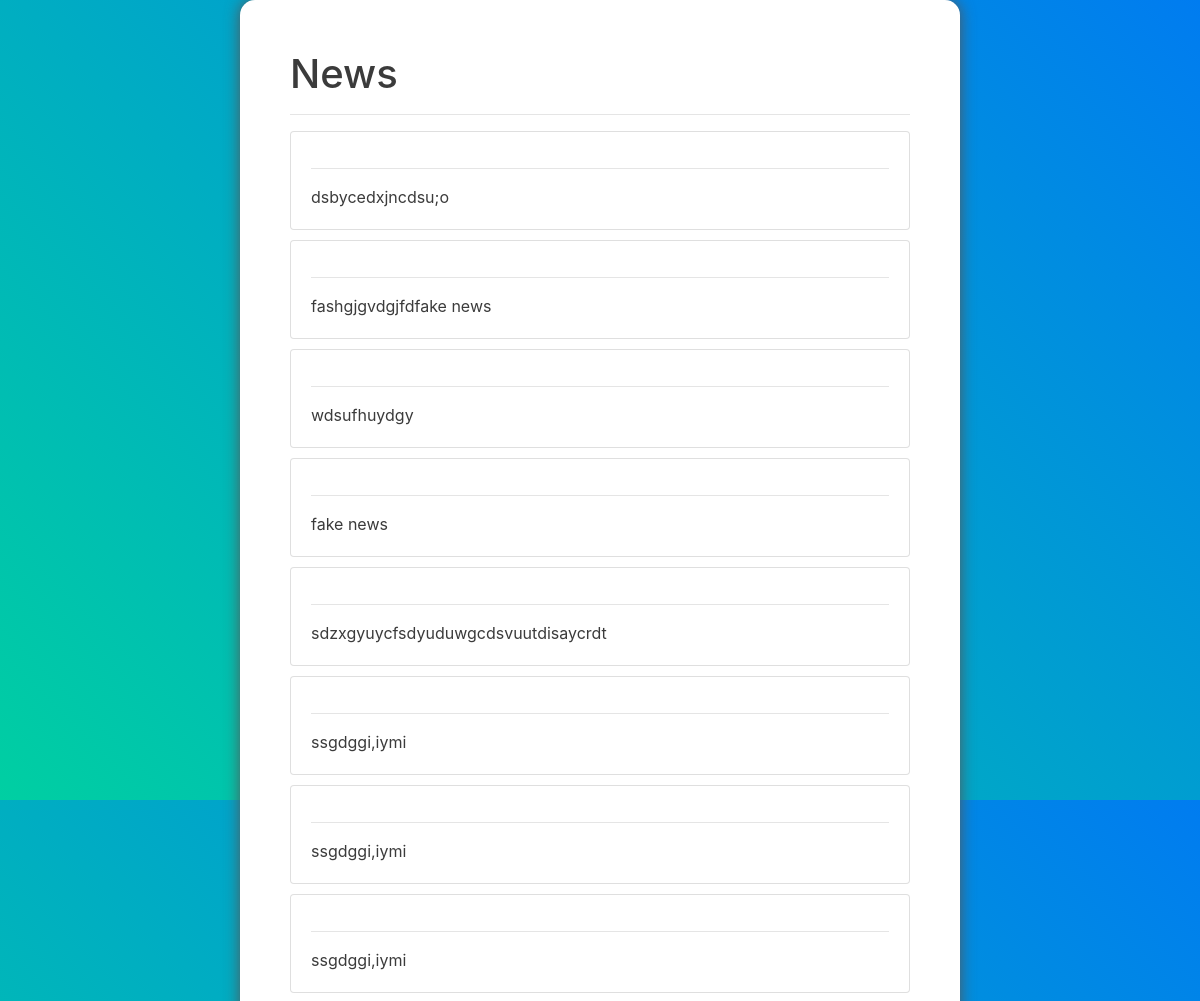
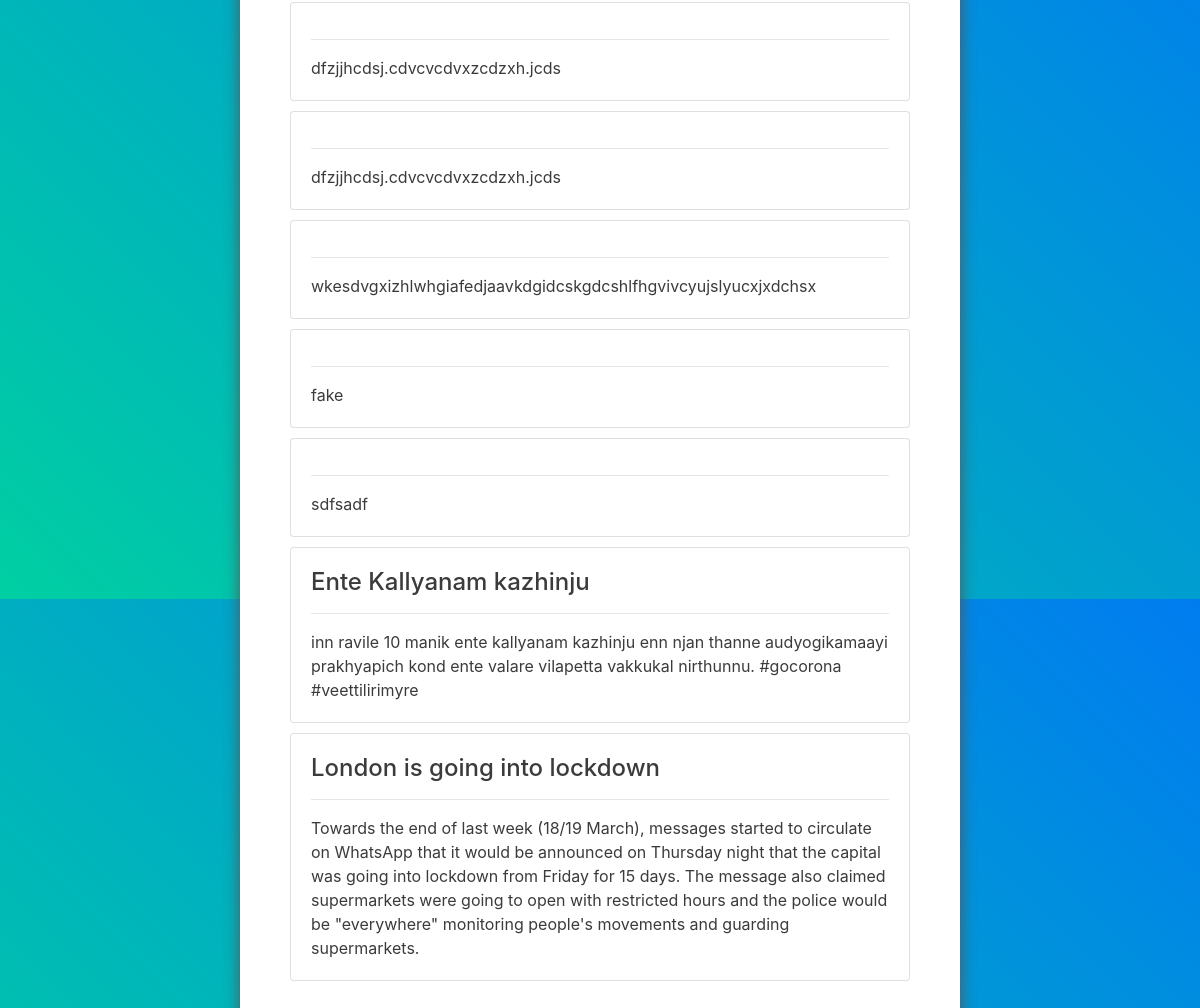
Page /result/ on the committed database (2 pictures, top to bottom).
### fake/models.py (models this page shows, shortened)
class News(models.Model):
    title=models.CharField(max_length=200)
    text=models.TextField()

### fake/views.py (the view)
# urls.py: path('result/',views.result,name='result')
def result(request):
    context={'news':News.objects.all().order_by('id').reverse()}
    return render(request,'fake/result.html',context)

### fake/jala/fakenews/fake/templates/fake/result.html (shortened to what this page needs)
{% load static %}
{% load crispy_forms_tags %}
<!doctype html>
<html lang="en">
  <head>
    <link rel="stylesheet" href="https://stackpath.bootstrapcdn.com/bootstrap/4.4.1/css/bootstrap.min.css">
    <link rel="stylesheet" href="{% static 'fake/style.css' %}">
  </head>
  <body>
    <div class="container">
    <h1>News</h1>
    <hr>
    {% for item in news %}
    <div class="card">
  <div class="card-body">
  <h4 class="card-title">{{item.title}}</h4>
  <hr>
    {{item.text}}
  </div>
</div>
    {% endfor %}
    </div>
  </body>
</html>

### fake/static/fake/style.css (style rules this page uses)
body { background: linear-gradient(-135deg,#007cf0,#00cfa2); height: 100vh; width: 100vw; color:#fff; align-content: center; justify-content: center; display: flex; }
.container { background-color: #fff; padding: 50px; max-width: 720px; margin: auto; border-radius: 15px; box-shadow: 0px 0px 15px #555; height: min-content; color: #3b3b3b; }
.card { margin-bottom: 10px; }

### rows in the picture
News: text "dsbycedxjncdsu;o"
News: text "fashgjgvdgjfdfake news"
News: text "wdsufhuydgy"
News: text "fake news"
News: text "sdzxgyuycfsdyuduwgcdsvuutdisaycrdt"
News: text "ssgdggi,iymi"
News: text "ssgdggi,iymi"
News: text "ssgdggi,iymi"
News: text "dfzjjhcdsj.cdvcvcdvxzcdzxh.jcds"
News: text "dfzjjhcdsj.cdvcvcdvxzcdzxh.jcds"
News: text "wkesdvgxizhlwhgiafedjaavkdgidcskgdcshlfhgvivcyujslyucxjxdchsx"
News: text "fake"
News: text "sdfsadf"
News: title "Ente Kallyanam kazhinju", text "inn ravile 10 manik ente kallyanam kazhinju enn njan thanne audyogikamaayi prakhyapich kond ente valare vilapetta vakkukal nirthunnu. #gocorona #veettilirimyre"
News: title "London is going into lockdown", text "Towards the end of last week (18/19 March), messages started to circulate on WhatsApp that it would be announced on Thursday night that the capital was going into lockdown from Friday for 15 days. The message also claimed supermarkets were going to open with restricted hours and the police would be \"everywhere\" monitoring people's movements and guarding supermarkets."
